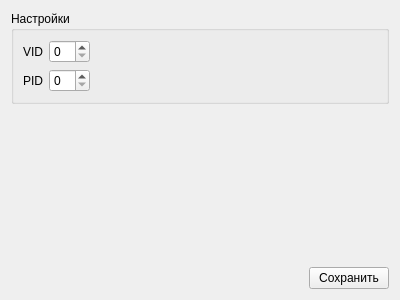
<?xml version="1.0" encoding="UTF-8"?>
<ui version="4.0">
 <class>Page_imitator_BRG_options</class>
 <widget class="QWidget" name="Page_imitator_BRG_options">
  <property name="geometry">
   <rect>
    <x>0</x>
    <y>0</y>
    <width>400</width>
    <height>300</height>
   </rect>
  </property>
  <property name="windowTitle">
   <string>Form</string>
  </property>
  <layout class="QVBoxLayout" name="verticalLayout">
   <item>
    <widget class="QGroupBox" name="groupBox">
     <property name="title">
      <string>Настройки</string>
     </property>
     <layout class="QHBoxLayout" name="horizontalLayout">
      <item>
       <layout class="QGridLayout" name="gridLayout">
        <item row="0" column="0">
         <widget class="QLabel" name="label">
          <property name="text">
           <string>VID</string>
          </property>
         </widget>
        </item>
        <item row="1" column="0">
         <widget class="QLabel" name="label_2">
          <property name="text">
           <string>PID</string>
          </property>
         </widget>
        </item>
        <item row="0" column="1">
         <widget class="HexSpinBox" name="sb_vid"/>
        </item>
        <item row="1" column="1">
         <widget class="HexSpinBox" name="sb_pid"/>
        </item>
       </layout>
      </item>
      <item>
       <spacer name="horizontalSpacer">
        <property name="orientation">
         <enum>Qt::Horizontal</enum>
        </property>
        <property name="sizeHint" stdset="0">
         <size>
          <width>40</width>
          <height>20</height>
         </size>
        </property>
       </spacer>
      </item>
     </layout>
    </widget>
   </item>
   <item>
    <spacer name="verticalSpacer">
     <property name="orientation">
      <enum>Qt::Vertical</enum>
     </property>
     <property name="sizeHint" stdset="0">
      <size>
       <width>20</width>
       <height>40</height>
      </size>
     </property>
    </spacer>
   </item>
   <item>
    <layout class="QHBoxLayout" name="horizontalLayout_2">
     <item>
      <spacer name="horizontalSpacer_2">
       <property name="orientation">
        <enum>Qt::Horizontal</enum>
       </property>
       <property name="sizeHint" stdset="0">
        <size>
         <width>40</width>
         <height>20</height>
        </size>
       </property>
      </spacer>
     </item>
     <item>
      <widget class="QPushButton" name="btn_accept">
       <property name="text">
        <string>Сохранить</string>
       </property>
      </widget>
     </item>
    </layout>
   </item>
  </layout>
 </widget>
 <customwidgets>
  <customwidget>
   <class>HexSpinBox</class>
   <extends>QSpinBox</extends>
   <header>hexspinbox.hpp</header>
  </customwidget>
 </customwidgets>
 <resources/>
 <connections/>
</ui>
